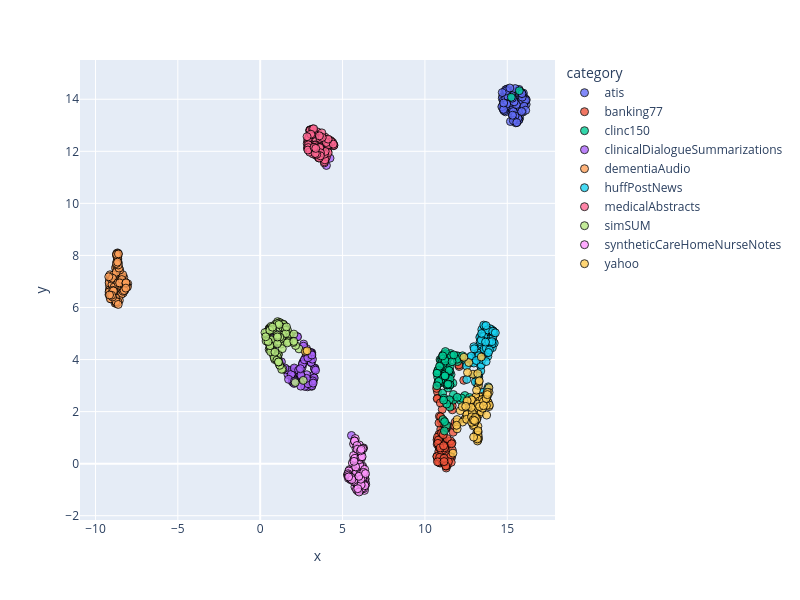

Notebook cell for this chart:
### Code cell
dimensionality_reduction_plots(file_paths="./outputsTest/*/mean_model_zero_shot_classification.csv")

### Figure 1 — Plotly figure (JSON) as saved in the notebook; plotly's stock layout.template omitted (floating-point values rounded to 4 significant figures)
{"data": [{"customdata": [["atis_199"], ["atis_12"], ["atis_115"], ["atis_276"], ["atis_188"], ["atis_137"], ["atis_177"], ["atis_106"], ["atis_100"], ["atis_267"], ["atis_112"], ["atis_126"], ["atis_120"], ["atis_239"], ["atis_101"], ["atis_153"], ["atis_13"], ["atis_101"], ["atis_136"], ["atis_212"], ["atis_230"], ["atis_112"], ["atis_122"], ["atis_156"], ["atis_232"], ["atis_3"], ["atis_171"], ["atis_187"], ["atis_151"], ["atis_10"], ["atis_154"], ["atis_425"], ["atis_185"], ["atis_25"], ["atis_148"], ["atis_134"], ["atis_188"], ["atis_193"], ["atis_129"], ["atis_109"], ["atis_180"], ["atis_275"], ["atis_124"], ["atis_10"], ["atis_210"], ["atis_118"], ["atis_206"], ["atis_138"], ["atis_15"], ["atis_227"], ["atis_13"], ["atis_218"], ["atis_20"], ["atis_150"], ["atis_110"], ["atis_164"], ["atis_116"], ["atis_152"], ["atis_132"], ["atis_144"], ["atis_128"], ["atis_117"], ["atis_217"], ["atis_17"], ["atis_168"], ["atis_15"], ["atis_10"], ["atis_100"], ["atis_130"], ["atis_111"], ["atis_150"], ["atis_544"], ["atis_145"], ["atis_108"], ["atis_270"], ["atis_209"], ["atis_118"], ["atis_117"], ["atis_304"], ["atis_128"], ["atis_101"], ["atis_210"], ["atis_204"], ["atis_157"], ["atis_11"], ["atis_268"], ["atis_116"], ["atis_148"], ["atis_112"], ["atis_198"], ["atis_125"], ["atis_0"], ["atis_128"], ["atis_129"], ["atis_199"], ["atis_105"], ["atis_257"], ["atis_108"], ["atis_153"], ["atis_11"]], "hovertemplate": "category=atis<br>x=%{x}<br>y=%{y}<br>doc_id=%{customdata[0]}<extra></extra>", "legendgroup": "atis", "marker": {"color": "#636efa", "line": {"color": "black", "width": 1}, "opacity": 0.8, "size": 8, "symbol": "circle"}, "mode": "markers", "name": "atis", "orientation": "v", "showlegend": true, "type": "scatter", "x": [15.96, 14.93, 14.99, 15.3, 15.98, 15.06, 15.46, 14.78, 14.93, 14.85, 15.88, 15.18, 16.15, 14.88, 15.74, 15.8, 15.59, 15.52, 15.09, 15.51, 14.72, 16.08, 16.04, 14.85, 15.07, 14.92, 14.89, 14.74, 16.15, 15.85, 15.09, 15.94, 15.06, 14.82, 15.06, 15.51, 15.67, 14.7, 16.03, 15.1, 15.19, 14.73, 15.99, 15.75, 14.9, 15.75, 15.42, 15.71, 15.74, 15.66, 14.76, 15.43, 15.92, 14.91, 14.78, 14.95, 15.43, 15.35, 15.05, 15.71, 15.72, 15.3, 15.42, 15.42, 15.27, 16.11, 16.02, 15.52, 15.89, 15.48, 14.98, 15.03, 15.7, 14.95, 14.75, 15.56, 15.65, 15.91, 14.7, 15.36, 14.93, 15.47, 15.87, 16.12, 15.87, 15.19, 15.55, 15.16, 15.79, 15.42, 15.37, 15.58, 14.75, 15.31, 14.96, 14.67, 15.89, 14.78, 14.78, 15.32], "xaxis": "x", "y": [14.14, 14.33, 14.39, 13.41, 14.23, 13.65, 13.89, 13.58, 13.6, 13.89, 14.02, 13.8, 13.8, 14.27, 13.6, 14.11, 13.12, 13.2, 14.18, 13.4, 14.1, 14.03, 13.87, 14.28, 13.85, 14.16, 13.52, 13.72, 13.98, 13.79, 14.09, 13.51, 13.68, 13.55, 14.18, 13.67, 13.58, 14.03, 13.97, 13.73, 13.14, 13.73, 13.89, 13.9, 14.37, 13.29, 13.31, 13.21, 13.68, 14.33, 13.94, 13.29, 13.58, 14.04, 13.67, 13.76, 13.26, 13.45, 13.75, 14.24, 14.38, 13.63, 13.96, 13.89, 14.15, 13.96, 13.73, 13.1, 14.21, 14.41, 14.29, 14.11, 13.22, 14.33, 13.63, 13.44, 13.28, 14.08, 14.26, 13.53, 13.74, 13.36, 14.25, 13.58, 13.53, 13.87, 13.8, 14.43, 14.26, 13.9, 13.18, 13.1, 13.77, 14.04, 13.82, 13.71, 14.21, 13.61, 13.86, 13.39], "yaxis": "y"}, {"customdata": [["atis_303"], ["atis_171"], ["atis_196"], ["atis_294"], ["atis_199"], ["atis_146"], ["atis_243"], ["atis_116"], ["atis_119"], ["atis_297"], ["atis_275"], ["atis_159"], ["atis_299"], ["atis_245"], ["atis_146"], ["atis_194"], ["atis_143"], ["atis_170"], ["atis_15"], ["atis_283"], ["atis_234"], ["atis_220"], ["atis_222"], ["atis_211"], ["atis_410"], ["atis_343"], ["atis_196"], ["atis_252"], ["atis_166"], ["atis_271"], ["atis_223"], ["atis_475"], ["atis_216"], ["atis_289"], ["atis_15"], ["atis_15"], ["atis_239"], ["atis_372"], ["atis_185"], ["atis_22"], ["atis_236"], ["atis_276"], ["atis_130"], ["atis_133"], ["atis_249"], ["atis_155"], ["atis_249"], ["atis_176"], ["atis_249"], ["atis_257"], ["atis_168"], ["atis_290"], ["atis_27"], ["atis_200"], ["atis_215"], ["atis_18"], ["atis_146"], ["atis_158"], ["atis_151"], ["atis_189"], ["atis_225"], ["atis_233"], ["atis_255"], ["atis_239"], ["atis_221"], ["atis_161"], ["atis_126"], ["atis_148"], ["atis_154"], ["atis_118"], ["atis_297"], ["atis_586"], ["atis_195"], ["atis_128"], ["atis_303"], ["atis_305"], ["atis_283"], ["atis_169"], ["atis_314"], ["atis_196"], ["atis_246"], ["atis_259"], ["atis_271"], ["atis_182"], ["atis_380"], ["atis_330"], ["atis_173"], ["atis_383"], ["atis_359"], ["atis_334"], ["atis_136"], ["atis_134"], ["atis_158"], ["atis_144"], ["atis_216"], ["atis_208"], ["atis_271"], ["atis_166"], ["atis_211"], ["atis_24"]], "hovertemplate": "category=banking77<br>x=%{x}<br>y=%{y}<br>doc_id=%{customdata[0]}<extra></extra>", "legendgroup": "banking77", "marker": {"color": "#EF553B", "line": {"color": "black", "width": 1}, "opacity": 0.8, "size": 8, "symbol": "circle"}, "mode": "markers", "name": "banking77", "orientation": "v", "showlegend": true, "type": "scatter", "x": [11.45, 10.92, 10.79, 10.89, 11.35, 11.2, 11.11, 10.96, 11.44, 11.37, 11.63, 10.97, 10.93, 11.2, 11.72, 10.81, 10.73, 10.8, 10.84, 11.14, 11.3, 11.22, 11.45, 11.66, 10.9, 11.26, 10.76, 10.86, 11.05, 10.96, 11.0, 11.06, 10.74, 10.85, 11.81, 11.0, 11.64, 11.54, 11.16, 12.08, 11.04, 11.1, 11.0, 11.51, 11.3, 10.75, 10.88, 10.86, 10.73, 11.15, 11.61, 10.88, 11.15, 11.41, 10.95, 11.24, 11.08, 11.57, 11.18, 10.87, 10.79, 11.43, 11.66, 10.86, 10.76, 12.06, 11.12, 11.54, 11.45, 12.36, 11.08, 11.3, 11.83, 10.82, 10.79, 11.55, 11.6, 11.09, 11.2, 11.2, 10.78, 10.93, 10.9, 11.01, 11.35, 10.75, 10.71, 11.66, 11.62, 11.12, 11.13, 11.43, 11.14, 11.27, 11.22, 10.77, 11.16, 10.94, 11.29, 11.16], "xaxis": "x", "y": [0.1831, 0.4541, 0.1312, 0.844, 1.458, 0.5836, 1.303, 1.326, 0.1825, -0.04944, 0.2579, 1.114, 0.02236, 0.004705, 1.206, 0.2125, 0.2823, 0.9181, 0.4671, 1.64, -0.1657, 0.7864, 0.7331, 0.5271, 1.122, -0.01799, 2.762, 0.04261, 2.084, 1.005, 1.631, 0.7652, 0.9185, 0.638, 1.448, 1.737, 0.8001, 0.2737, 1.611, 3.733, 0.1052, 1.054, 0.4947, 0.2133, -0.0901, 0.7493, 0.8406, 1.128, 0.2697, 0.7472, 2.328, 1.822, 0.7328, 0.1369, 1.799, 0.5144, 1.134, 2.411, 1.481, 0.6974, 3.106, 0.3027, 2.069, 1.564, 1.017, 3.795, 0.05035, 0.2567, 2.433, 3.202, 1.081, 1.364, 1.595, 0.9062, 0.7811, 0.8762, 0.052, 0.1543, 0.6449, 0.6077, 2.51, 0.6053, 0.243, 1.174, 0.9636, 2.496, 2.893, 2.227, 0.7631, 1.114, 0.6883, 0.07705, 0.05696, -0.08677, 1.464, 0.07108, 0.2066, 2.332, 1.401, 0.08001], "yaxis": "y"}, {"customdata": [["atis_356"], ["atis_200"], ["atis_317"], ["atis_361"], ["atis_220"], ["atis_246"], ["atis_305"], ["atis_122"], ["atis_220"], ["atis_520"], ["atis_297"], ["atis_181"], ["atis_309"], ["atis_378"], ["atis_247"], ["atis_234"], ["atis_189"], ["atis_226"], ["atis_156"], ["atis_34"], ["atis_253"], ["atis_299"], ["atis_290"], ["atis_252"], ["atis_418"], ["atis_360"], ["atis_256"], ["atis_320"], ["atis_315"], ["atis_28"], ["atis_249"], ["atis_559"], ["atis_251"], ["atis_297"], ["atis_305"], ["atis_20"], ["atis_426"], ["atis_376"], ["atis_233"], ["atis_220"], ["atis_256"], ["atis_279"], ["atis_164"], ["atis_298"], ["atis_270"], ["atis_185"], ["atis_251"], ["atis_280"], ["atis_368"], ["atis_265"], ["atis_201"], ["atis_436"], ["atis_337"], ["atis_273"], ["atis_394"], ["atis_220"], ["atis_32"], ["atis_18"], ["atis_242"], ["atis_229"], ["atis_292"], ["atis_261"], ["atis_317"], ["atis_274"], ["atis_277"], ["atis_207"], ["atis_141"], ["atis_268"], ["atis_165"], ["atis_191"], ["atis_318"], ["atis_642"], ["atis_369"], ["atis_155"], ["atis_347"], ["atis_344"], ["atis_487"], ["atis_174"], ["atis_321"], ["atis_230"], ["atis_274"], ["atis_372"], ["atis_282"], ["atis_2"], ["atis_405"], ["atis_349"], ["atis_209"], ["atis_395"], ["atis_389"], ["atis_389"], ["atis_258"], ["atis_200"], ["atis_197"], ["atis_239"], ["atis_230"], ["atis_240"], ["atis_325"], ["atis_223"], ["atis_286"], ["atis_259"]], "hovertemplate": "category=clinc150<br>x=%{x}<br>y=%{y}<br>doc_id=%{customdata[0]}<extra></extra>", "legendgroup": "clinc150", "marker": {"color": "#00cc96", "line": {"color": "black", "width": 1}, "opacity": 0.8, "size": 8, "symbol": "circle"}, "mode": "markers", "name": "clinc150", "orientation": "v", "showlegend": true, "type": "scatter", "x": [11.19, 11.93, 12.85, 10.78, 11.15, 11.2, 11.7, 10.92, 15.73, 11.0, 10.83, 11.12, 11.59, 12.3, 12.89, 11.1, 10.96, 11.38, 11.52, 10.85, 11.07, 11.45, 11.42, 11.98, 11.07, 12.61, 11.41, 12.43, 12.71, 10.99, 11.31, 11.73, 11.42, 11.31, 11.36, 10.89, 11.27, 11.24, 11.16, 11.35, 12.0, 11.27, 11.36, 11.33, 11.25, 11.73, 10.77, 10.93, 11.04, 11.95, 11.16, 11.22, 11.23, 11.31, 11.42, 12.18, 11.55, 11.52, 11.39, 11.53, 11.18, 12.49, 12.22, 11.08, 11.52, 11.13, 11.09, 11.97, 15.24, 11.48, 12.28, 11.13, 10.78, 11.19, 11.4, 10.81, 10.75, 11.23, 11.24, 11.34, 11.52, 11.61, 11.24, 11.65, 11.75, 11.52, 11.36, 11.32, 11.08, 10.83, 10.78, 11.41, 11.13, 10.89, 11.47, 11.2, 10.84, 11.21, 10.73, 10.73], "xaxis": "x", "y": [3.679, 4.137, 3.898, 3.499, 3.948, 3.954, 3.094, 3.999, 14.33, 3.879, 3.112, 3.496, 3.423, 4.023, 1.913, 3.976, 3.966, 3.064, 3.529, 3.536, 3.503, 3.581, 3.284, 3.921, 2.71, 2.471, 2.911, 2.617, 2.541, 3.32, 3.879, 2.444, 3.487, 3.333, 3.559, 3.093, 3.22, 4.221, 3.739, 4.036, 4.138, 4.122, 3.339, 4.079, 3.471, 2.655, 3.476, 3.764, 4.0, 4.013, 2.516, 3.101, 4.222, 1.473, 3.17, 2.42, 4.232, 3.719, 3.602, 3.258, 1.257, 4.02, 2.521, 4.15, 2.174, 4.187, 1.695, 2.549, 14.08, 2.458, 4.144, 4.028, 3.323, 3.433, 4.045, 3.601, 3.487, 3.369, 3.943, 3.024, 3.023, 4.153, 4.307, 3.917, 4.177, 3.035, 3.029, 2.29, 4.14, 3.142, 3.573, 3.057, 2.44, 3.739, 3.577, 1.614, 3.163, 3.372, 2.993, 3.474], "yaxis": "y"}, {"customdata": [["atis_36"], ["atis_223"], ["atis_421"], ["atis_394"], ["atis_24"], ["atis_385"], ["atis_316"], ["atis_187"], ["atis_313"], ["atis_547"], ["atis_337"], ["atis_227"], ["atis_324"], ["atis_463"], ["atis_361"], ["atis_294"], ["atis_206"], ["atis_28"], ["atis_239"], ["atis_39"], ["atis_261"], ["atis_313"], ["atis_457"], ["atis_360"], ["atis_453"], ["atis_398"], ["atis_430"], ["atis_324"], ["atis_357"], ["atis_335"], ["atis_269"], ["atis_562"], ["atis_26"], ["atis_409"], ["atis_32"], ["atis_241"], ["atis_488"], ["atis_407"], ["atis_447"], ["atis_235"], ["atis_292"], ["atis_303"], ["atis_252"], ["atis_347"], ["atis_386"], ["atis_325"], ["atis_311"], ["atis_437"], ["atis_417"], ["atis_356"], ["atis_210"], ["atis_455"], ["atis_404"], ["atis_336"], ["atis_396"], ["atis_239"], ["atis_42"], ["atis_379"], ["atis_38"], ["atis_317"], ["atis_338"], ["atis_304"], ["atis_454"], ["atis_300"], ["atis_304"], ["atis_254"], ["atis_237"], ["atis_345"], ["atis_188"], ["atis_246"], ["atis_389"], ["atis_645"], ["atis_407"], ["atis_21"], ["atis_355"], ["atis_367"], ["atis_488"], ["atis_318"], ["atis_334"], ["atis_276"], ["atis_427"], ["atis_412"], ["atis_302"], ["atis_27"], ["atis_441"], ["atis_397"], ["atis_276"], ["atis_468"], ["atis_430"], ["atis_398"], ["atis_310"], ["atis_213"], ["atis_224"], ["atis_381"], ["atis_237"], ["atis_288"], ["atis_338"], ["atis_326"], ["atis_300"], ["atis_337"]], "hovertemplate": "category=clinicalDialogueSummarizations<br>x=%{x}<br>y=%{y}<br>doc_id=%{customdata[0]}<extra></extra>", "legendgroup": "clinicalDialogueSummarizations", "marker": {"color": "#ab63fa", "line": {"color": "black", "width": 1}, "opacity": 0.8, "size": 8, "symbol": "circle"}, "mode": "markers", "name": "clinicalDialogueSummarizations", "orientation": "v", "showlegend": true, "type": "scatter", "x": [1.884, 1.745, 1.51, 1.565, 2.456, 2.07, 3.196, 2.516, 2.983, 2.639, 3.205, 3.118, 2.497, 2.838, 2.371, 2.017, 2.678, 1.686, 2.594, 2.814, 2.013, 5.542, 2.226, 2.931, 2.63, 2.688, 3.074, 3.318, 1.288, 3.246, 2.155, 2.84, 4.021, 0.8963, 2.424, 2.768, 2.888, 2.074, 3.031, 3.121, 1.952, 2.95, 3.134, 2.545, 1.938, 3.097, 3.309, 2.271, 1.706, 3.191, 2.589, 0.8779, 1.957, 3.216, 0.9913, 2.056, 3.083, 2.56, 1.498, 3.304, 1.048, 3.083, 2.868, 2.768, 2.702, 2.935, 3.362, 1.543, 2.469, 3.279, 2.833, 3.131, 2.826, 1.884, 3.112, 2.952, 2.067, 4.239, 1.721, 3.095, 0.7196, 2.814, 2.465, 2.52, 2.681, 3.099, 2.65, 3.135, 3.174, 3.182, 2.909, 2.845, 2.08, 2.334, 2.812, 2.893, 2.473, 2.438, 3.138, 3.215], "xaxis": "x", "y": [3.356, 3.568, 3.624, 3.606, 3.455, 3.628, 3.21, 3.33, 3.99, 4.594, 3.138, 4.09, 3.303, 4.028, 3.239, 4.895, 3.953, 3.426, 3.89, 4.418, 3.128, 1.083, 4.883, 2.983, 4.511, 3.238, 4.255, 3.676, 3.911, 3.307, 3.191, 3.978, 11.46, 4.196, 3.292, 3.067, 4.211, 3.53, 3.025, 2.971, 3.518, 3.069, 4.259, 3.697, 3.493, 3.88, 3.631, 4.875, 3.599, 3.381, 3.822, 4.893, 3.143, 3.212, 4.074, 3.082, 4.269, 3.822, 3.676, 3.655, 4.646, 3.138, 2.953, 4.1, 2.969, 4.225, 3.59, 5.183, 3.365, 3.29, 3.417, 3.043, 4.295, 3.429, 3.149, 3.169, 3.675, 11.74, 3.241, 3.893, 4.838, 4.197, 2.979, 3.331, 3.992, 4.225, 3.229, 2.992, 4.013, 3.182, 3.07, 4.287, 3.16, 3.591, 3.276, 4.069, 3.405, 3.648, 4.173, 3.094], "yaxis": "y"}, {"customdata": [["atis_405"], ["atis_232"], ["atis_424"], ["atis_402"], ["atis_364"], ["atis_416"], ["atis_365"], ["atis_288"], ["atis_316"], ["atis_553"], ["atis_403"], ["atis_380"], ["atis_329"], ["atis_488"], ["atis_364"], ["atis_386"], ["atis_284"], ["atis_280"], ["atis_392"], ["atis_428"], ["atis_447"], ["atis_441"], ["atis_474"], ["atis_510"], ["atis_467"], ["atis_512"], ["atis_44"], ["atis_338"], ["atis_537"], ["atis_405"], ["atis_325"], ["atis_57"], ["atis_298"], ["atis_455"], ["atis_424"], ["atis_473"], ["atis_514"], ["atis_448"], ["atis_46"], ["atis_280"], ["atis_420"], ["atis_316"], ["atis_352"], ["atis_479"], ["atis_397"], ["atis_391"], ["atis_456"], ["atis_525"], ["atis_554"], ["atis_383"], ["atis_32"], ["atis_513"], ["atis_407"], ["atis_348"], ["atis_428"], ["atis_244"], ["atis_490"], ["atis_41"], ["atis_525"], ["atis_523"], ["atis_351"], ["atis_334"], ["atis_464"], ["atis_421"], ["atis_320"], ["atis_278"], ["atis_386"], ["atis_351"], ["atis_228"], ["atis_289"], ["atis_563"], ["atis_646"], ["atis_451"], ["atis_381"], ["atis_368"], ["atis_400"], ["atis_526"], ["atis_360"], ["atis_401"], ["atis_478"], ["atis_469"], ["atis_422"], ["atis_353"], ["atis_279"], ["atis_467"], ["atis_503"], ["atis_285"], ["atis_469"], ["atis_465"], ["atis_494"], ["atis_516"], ["atis_264"], ["atis_243"], ["atis_392"], ["atis_250"], ["atis_325"], ["atis_454"], ["atis_403"], ["atis_34"], ["atis_388"]], "hovertemplate": "category=dementiaAudio<br>x=%{x}<br>y=%{y}<br>doc_id=%{customdata[0]}<extra></extra>", "legendgroup": "dementiaAudio", "marker": {"color": "#FFA15A", "line": {"color": "black", "width": 1}, "opacity": 0.8, "size": 8, "symbol": "circle"}, "mode": "markers", "name": "dementiaAudio", "orientation": "v", "showlegend": true, "type": "scatter", "x": [-8.8, -8.882, -8.702, -8.658, -9.146, -8.32, -8.659, -9.152, -8.606, -8.298, -8.434, -8.356, -8.759, -8.609, -8.828, -8.658, -9.151, -9.088, -8.608, -8.629, -9.178, -8.041, -8.658, -8.58, -8.63, -8.73, -8.644, -8.163, -9.041, -8.212, -8.712, -9.098, -8.96, -9.145, -8.733, -8.501, -8.188, -9.169, -8.752, -8.645, -8.752, -8.492, -8.91, -8.854, -8.422, -8.994, -8.423, -8.233, -8.103, -9.084, -8.721, -8.682, -8.643, -8.87, -9.115, -8.55, -8.664, -8.778, -8.76, -9.041, -8.67, -9.174, -8.636, -8.278, -8.404, -8.722, -8.391, -8.494, -8.063, -8.702, -8.343, -8.633, -8.908, -8.526, -8.343, -8.739, -8.755, -8.569, -8.292, -8.967, -8.637, -8.961, -8.618, -8.879, -8.957, -8.326, -8.404, -8.908, -8.255, -8.532, -9.021, -8.15, -8.604, -8.618, -8.722, -9.194, -9.144, -8.146, -8.657, -8.155], "xaxis": "x", "y": [6.163, 6.43, 7.754, 8.013, 6.694, 6.555, 7.888, 6.841, 6.416, 6.729, 6.503, 6.821, 7.107, 7.716, 6.718, 8.098, 7.023, 7.148, 7.373, 8.059, 6.493, 6.91, 8.024, 7.129, 7.012, 6.196, 7.862, 6.868, 6.331, 6.67, 8.068, 6.335, 7.119, 6.671, 6.162, 7.196, 6.853, 6.949, 7.577, 7.971, 6.748, 7.047, 6.481, 6.49, 6.809, 6.889, 6.922, 6.896, 6.815, 6.624, 7.995, 8.005, 7.127, 6.781, 7.256, 6.273, 7.943, 7.507, 6.364, 7.096, 7.224, 6.598, 7.543, 7.145, 7.199, 8.038, 7.142, 7.01, 6.786, 7.435, 7.258, 6.211, 7.246, 7.436, 6.983, 7.353, 6.228, 7.513, 6.877, 7.127, 6.949, 6.405, 7.633, 6.627, 6.659, 6.623, 7.073, 6.635, 6.652, 6.943, 6.469, 6.932, 8.058, 6.117, 7.69, 7.18, 6.48, 6.95, 7.745, 6.743], "yaxis": "y"}, {"customdata": [["atis_434"], ["atis_29"], ["atis_510"], ["atis_407"], ["atis_392"], ["atis_641"], ["atis_455"], ["atis_305"], ["atis_432"], ["atis_578"], ["atis_413"], ["atis_46"], ["atis_34"], ["atis_52"], ["atis_368"], ["atis_445"], ["atis_345"], ["atis_338"], ["atis_487"], ["atis_438"], ["atis_493"], ["atis_493"], ["atis_486"], ["atis_523"], ["atis_620"], ["atis_518"], ["atis_443"], ["atis_541"], ["atis_612"], ["atis_460"], ["atis_392"], ["atis_587"], ["atis_307"], ["atis_482"], ["atis_466"], ["atis_504"], ["atis_54"], ["atis_478"], ["atis_481"], ["atis_338"], ["atis_443"], ["atis_323"], ["atis_388"], ["atis_533"], ["atis_505"], ["atis_543"], ["atis_50"], ["atis_547"], ["atis_577"], ["atis_405"], ["atis_356"], ["atis_538"], ["atis_408"], ["atis_392"], ["atis_490"], ["atis_374"], ["atis_543"], ["atis_422"], ["atis_577"], ["atis_529"], ["atis_410"], ["atis_424"], ["atis_470"], ["atis_471"], ["atis_382"], ["atis_335"], ["atis_458"], ["atis_410"], ["atis_258"], ["atis_293"], ["atis_567"], ["atis_692"], ["atis_475"], ["atis_384"], ["atis_375"], ["atis_607"], ["atis_538"], ["atis_399"], ["atis_48"], ["atis_546"], ["atis_495"], ["atis_462"], ["atis_507"], ["atis_425"], ["atis_552"], ["atis_524"], ["atis_360"], ["atis_545"], ["atis_472"], ["atis_511"], ["atis_602"], ["atis_294"], ["atis_369"], ["atis_469"], ["atis_327"], ["atis_389"], ["atis_476"], ["atis_443"], ["atis_350"], ["atis_391"]], "hovertemplate": "category=huffPostNews<br>x=%{x}<br>y=%{y}<br>doc_id=%{customdata[0]}<extra></extra>", "legendgroup": "huffPostNews", "marker": {"color": "#19d3f3", "line": {"color": "black", "width": 1}, "opacity": 0.8, "size": 8, "symbol": "circle"}, "mode": "markers", "name": "huffPostNews", "orientation": "v", "showlegend": true, "type": "scatter", "x": [13.88, 13.82, 14.03, 12.53, 13.75, 13.13, 13.39, 13.94, 12.54, 13.49, 14.02, 14.17, 13.43, 13.66, 13.4, 13.99, 13.27, 13.79, 13.75, 13.28, 13.7, 13.06, 14.15, 13.07, 13.07, 13.82, 13.46, 14.15, 13.2, 12.69, 13.39, 13.45, 12.66, 13.18, 12.53, 13.85, 13.21, 13.38, 13.33, 12.49, 13.57, 13.34, 13.39, 5.83, 13.93, 14.09, 13.66, 13.89, 13.3, 14.14, 13.96, 13.27, 14.13, 14.14, 13.85, 14.11, 13.17, 12.97, 13.72, 13.52, 13.58, 12.81, 13.93, 14.17, 13.61, 13.66, 14.1, 13.78, 12.97, 13.45, 13.8, 14.21, 13.57, 14.18, 13.54, 13.59, 13.58, 13.8, 13.2, 13.35, 13.42, 13.17, 13.72, 13.71, 13.42, 13.79, 13.44, 13.47, 14.09, 13.92, 13.9, 14.12, 13.86, 12.99, 14.28, 14.06, 13.72, 13.06, 13.12, 13.68], "xaxis": "x", "y": [4.761, 4.419, 5.155, 3.859, 4.658, 3.358, 4.88, 4.635, 3.237, 4.159, 4.517, 4.992, 4.885, 4.127, 4.284, 4.826, 3.325, 5.161, 4.561, 3.442, 4.703, 3.401, 5.091, 4.144, 1.912, 4.123, 2.121, 5.096, 3.021, 4.074, 4.066, 5.154, 2.121, 4.177, 3.75, 2.951, 4.25, 3.762, 4.855, 1.726, 4.686, 4.044, 3.561, -0.4174, 5.03, 4.814, 5.04, 4.782, 4.549, 4.683, 4.594, 4.144, 4.694, 4.905, 4.671, 5.078, 3.126, 3.865, 4.283, 4.889, 4.884, 4.132, 5.189, 5.057, 5.277, 4.328, 4.456, 4.263, 4.493, 4.583, 2.61, 4.632, 5.322, 5.036, 2.743, 4.396, 4.697, 5.141, 3.367, 4.691, 3.79, 2.225, 4.438, 5.305, 4.748, 2.848, 5.0, 4.001, 4.599, 4.369, 4.685, 5.086, 4.27, 4.413, 5.027, 4.688, 3.923, 3.141, 3.961, 4.672], "yaxis": "y"}, {"customdata": [["atis_436"], ["atis_387"], ["atis_524"], ["atis_469"], ["atis_441"], ["atis_643"], ["atis_493"], ["atis_372"], ["atis_446"], ["atis_636"], ["atis_514"], ["atis_614"], ["atis_364"], ["atis_582"], ["atis_459"], ["atis_454"], ["atis_622"], ["atis_382"], ["atis_488"], ["atis_487"], ["atis_609"], ["atis_524"], ["atis_539"], ["atis_647"], ["atis_655"], ["atis_605"], ["atis_455"], ["atis_58"], ["atis_658"], ["atis_521"], ["atis_422"], ["atis_599"], ["atis_426"], ["atis_531"], ["atis_470"], ["atis_545"], ["atis_597"], ["atis_498"], ["atis_535"], ["atis_396"], ["atis_502"], ["atis_389"], ["atis_475"], ["atis_580"], ["atis_52"], ["atis_593"], ["atis_656"], ["atis_574"], ["atis_630"], ["atis_439"], ["atis_415"], ["atis_660"], ["atis_479"], ["atis_537"], ["atis_512"], ["atis_379"], ["atis_618"], ["atis_482"], ["atis_673"], ["atis_573"], ["atis_426"], ["atis_483"], ["atis_479"], ["atis_530"], ["atis_413"], ["atis_40"], ["atis_586"], ["atis_551"], ["atis_356"], ["atis_378"], ["atis_586"], ["atis_694"], ["atis_483"], ["atis_568"], ["atis_395"], ["atis_621"], ["atis_57"], ["atis_536"], ["atis_558"], ["atis_599"], ["atis_521"], ["atis_478"], ["atis_595"], ["atis_540"], ["atis_6"], ["atis_531"], ["atis_385"], ["atis_581"], ["atis_603"], ["atis_517"], ["atis_614"], ["atis_384"], ["atis_48"], ["atis_495"], ["atis_410"], ["atis_489"], ["atis_522"], ["atis_491"], ["atis_527"], ["atis_439"]], "hovertemplate": "category=medicalAbstracts<br>x=%{x}<br>y=%{y}<br>doc_id=%{customdata[0]}<extra></extra>", "legendgroup": "medicalAbstracts", "marker": {"color": "#FF6692", "line": {"color": "black", "width": 1}, "opacity": 0.8, "size": 8, "symbol": "circle"}, "mode": "markers", "name": "medicalAbstracts", "orientation": "v", "showlegend": true, "type": "scatter", "x": [4.275, 3.969, 2.955, 3.93, 3.005, 3.893, 3.478, 2.887, 3.07, 4.236, 3.588, 2.855, 4.271, 3.563, 3.9, 3.411, 3.399, 3.78, 3.054, 4.206, 4.054, 4.373, 3.542, 3.489, 4.153, 3.961, 3.214, 3.312, 4.025, 3.827, 3.002, 3.065, 3.021, 3.815, 3.342, 4.123, 3.873, 3.928, 4.451, 3.975, 3.296, 4.399, 4.095, 2.896, 3.202, 3.245, 3.441, 3.262, 3.963, 3.204, 3.55, 4.475, 3.319, 4.167, 3.02, 3.348, 3.634, 3.186, 3.629, 2.939, 2.975, 4.104, 2.864, 3.393, 2.923, 2.926, 2.999, 4.469, 3.032, 3.008, 3.183, 3.281, 4.321, 4.122, 3.783, 4.129, 3.905, 2.898, 4.435, 4.008, 3.744, 4.124, 3.768, 3.514, 3.946, 3.582, 3.64, 3.489, 3.613, 3.662, 3.142, 3.596, 3.245, 3.656, 3.438, 3.073, 3.341, 3.27, 3.374, 2.845], "xaxis": "x", "y": [12.28, 11.72, 12.08, 12.55, 12.49, 11.55, 12.74, 12.37, 12.83, 12.31, 12.42, 12.29, 12.41, 12.28, 11.6, 12.02, 11.85, 12.2, 12.76, 12.33, 12.32, 12.33, 11.85, 12.1, 12.4, 11.84, 11.9, 12.38, 11.8, 12.15, 12.3, 12.78, 12.68, 11.99, 12.25, 12.3, 12.05, 11.67, 12.22, 12.46, 12.23, 12.34, 12.42, 12.44, 12.16, 12.68, 11.95, 12.71, 11.97, 12.13, 11.75, 12.24, 12.09, 12.43, 12.82, 12.0, 12.49, 12.06, 12.1, 12.52, 12.21, 12.01, 12.13, 12.0, 12.25, 12.14, 12.79, 12.22, 12.8, 11.97, 12.86, 12.11, 12.37, 12.24, 12.01, 11.95, 11.89, 12.05, 12.28, 12.34, 12.71, 12.47, 12.53, 11.8, 12.0, 11.74, 12.15, 11.98, 12.14, 11.94, 12.63, 12.59, 12.87, 11.83, 11.89, 12.66, 11.91, 12.16, 12.11, 12.56], "yaxis": "y"}, {"customdata": [["atis_533"], ["atis_406"], ["atis_539"], ["atis_536"], ["atis_468"], ["atis_662"], ["atis_503"], ["atis_584"], ["atis_495"], ["atis_651"], ["atis_615"], ["atis_629"], ["atis_5"], ["atis_698"], ["atis_66"], ["atis_497"], ["atis_624"], ["atis_482"], ["atis_514"], ["atis_6"], ["atis_610"], ["atis_592"], ["atis_557"], ["atis_692"], ["atis_716"], ["atis_698"], ["atis_575"], ["atis_6"], ["atis_714"], ["atis_593"], ["atis_502"], ["atis_643"], ["atis_501"], ["atis_59"], ["atis_575"], ["atis_637"], ["atis_600"], ["atis_523"], ["atis_628"], ["atis_432"], ["atis_572"], ["atis_470"], ["atis_481"], ["atis_590"], ["atis_579"], ["atis_680"], ["atis_691"], ["atis_616"], ["atis_64"], ["atis_494"], ["atis_503"], ["atis_663"], ["atis_512"], ["atis_561"], ["atis_538"], ["atis_402"], ["atis_688"], ["atis_510"], ["atis_680"], ["atis_603"], ["atis_496"], ["atis_612"], ["atis_55"], ["atis_570"], ["atis_533"], ["atis_518"], ["atis_587"], ["atis_65"], ["atis_436"], ["atis_52"], ["atis_588"], ["atis_701"], ["atis_554"], ["atis_581"], ["atis_527"], ["atis_648"], ["atis_624"], ["atis_575"], ["atis_588"], ["atis_612"], ["atis_685"], ["atis_64"], ["atis_656"], ["atis_564"], ["atis_613"], ["atis_617"], ["atis_622"], ["atis_675"], ["atis_610"], ["atis_617"], ["atis_624"], ["atis_385"], ["atis_634"], ["atis_611"], ["atis_626"], ["atis_527"], ["atis_523"], ["atis_558"], ["atis_645"], ["atis_50"]], "hovertemplate": "category=simSUM<br>x=%{x}<br>y=%{y}<br>doc_id=%{customdata[0]}<extra></extra>", "legendgroup": "simSUM", "marker": {"color": "#B6E880", "line": {"color": "black", "width": 1}, "opacity": 0.8, "size": 8, "symbol": "circle"}, "mode": "markers", "name": "simSUM", "orientation": "v", "showlegend": true, "type": "scatter", "x": [0.5873, 0.6144, 1.39, 1.266, 0.8868, 0.8585, 0.9319, 1.413, 1.788, 0.7659, 2.127, 1.789, 0.9317, 1.09, 0.5323, 1.501, 0.3756, 0.4385, 1.144, 1.059, 1.712, 1.166, 1.166, 1.411, 0.7903, 0.5653, 1.575, 0.5128, 2.354, 1.183, 1.453, 0.6161, 0.5754, 0.5467, 0.9585, 1.197, 0.6219, 1.265, 1.396, 0.5303, 1.105, 1.75, 1.272, 0.3789, 1.37, 0.7907, 0.4113, 1.374, 1.307, 0.7046, 2.146, 2.006, 1.66, 0.7234, 1.523, 1.097, 1.095, 1.108, 1.077, 1.355, 0.6659, 0.6844, 0.622, 1.289, 1.106, 0.5944, 1.555, 1.34, 2.614, 0.2902, 1.596, 0.9891, 2.044, 0.7026, 0.4848, 1.189, 0.6125, 1.195, 1.712, 1.032, 1.642, 0.8544, 1.035, 0.6335, 0.596, 0.3607, 1.015, 0.7488, 0.5815, 1.134, 0.4801, 1.043, 2.041, 1.138, 1.106, 1.034, 1.05, 0.3339, 0.7434, 0.8963], "xaxis": "x", "y": [4.634, 4.498, 5.28, 5.323, 4.002, 4.704, 4.104, 4.695, 4.918, 4.356, 3.116, 4.785, 5.358, 5.395, 5.173, 4.789, 4.851, 4.884, 4.897, 5.457, 4.898, 5.238, 3.81, 5.354, 4.194, 5.212, 4.817, 4.768, 4.411, 5.415, 5.294, 4.459, 5.187, 4.384, 4.133, 5.418, 5.151, 4.595, 5.351, 4.784, 4.795, 4.971, 4.806, 4.987, 5.231, 4.617, 5.059, 3.64, 3.622, 4.498, 4.538, 4.655, 5.125, 5.123, 5.126, 4.213, 4.18, 4.713, 4.025, 4.939, 5.274, 4.381, 5.148, 4.813, 5.391, 4.449, 5.001, 4.416, 3.198, 5.037, 5.254, 4.864, 4.977, 4.756, 4.669, 3.779, 5.147, 4.865, 4.687, 4.119, 4.64, 4.069, 5.38, 4.303, 4.531, 4.716, 3.973, 5.149, 5.123, 3.907, 4.692, 4.607, 4.697, 5.345, 3.907, 4.938, 4.867, 4.876, 5.244, 4.285], "yaxis": "y"}, {"customdata": [["atis_536"], ["atis_43"], ["atis_570"], ["atis_660"], ["atis_662"], ["atis_712"], ["atis_504"], ["atis_672"], ["atis_510"], ["atis_83"], ["atis_73"], ["atis_64"], ["atis_536"], ["atis_78"], ["atis_693"], ["atis_5"], ["atis_675"], ["atis_705"], ["atis_663"], ["atis_685"], ["atis_650"], ["atis_604"], ["atis_558"], ["atis_7"], ["atis_9"], ["atis_78"], ["atis_673"], ["atis_668"], ["atis_717"], ["atis_602"], ["atis_592"], ["atis_677"], ["atis_562"], ["atis_66"], ["atis_636"], ["atis_655"], ["atis_619"], ["atis_638"], ["atis_638"], ["atis_433"], ["atis_591"], ["atis_699"], ["atis_519"], ["atis_602"], ["atis_647"], ["atis_708"], ["atis_90"], ["atis_655"], ["atis_69"], ["atis_623"], ["atis_657"], ["atis_688"], ["atis_519"], ["atis_619"], ["atis_565"], ["atis_461"], ["atis_711"], ["atis_553"], ["atis_685"], ["atis_61"], ["atis_555"], ["atis_638"], ["atis_560"], ["atis_618"], ["atis_697"], ["atis_537"], ["atis_606"], ["atis_696"], ["atis_685"], ["atis_529"], ["atis_66"], ["atis_71"], ["atis_594"], ["atis_601"], ["atis_569"], ["atis_660"], ["atis_77"], ["atis_58"], ["atis_713"], ["atis_666"], ["atis_687"], ["atis_695"], ["atis_67"], ["atis_642"], ["atis_648"], ["atis_646"], ["atis_706"], ["atis_70"], ["atis_640"], ["atis_712"], ["atis_706"], ["atis_604"], ["atis_649"], ["atis_629"], ["atis_662"], ["atis_622"], ["atis_556"], ["atis_616"], ["atis_663"], ["atis_530"]], "hovertemplate": "category=syntheticCareHomeNurseNotes<br>x=%{x}<br>y=%{y}<br>doc_id=%{customdata[0]}<extra></extra>", "legendgroup": "syntheticCareHomeNurseNotes", "marker": {"color": "#FF97FF", "line": {"color": "black", "width": 1}, "opacity": 0.8, "size": 8, "symbol": "circle"}, "mode": "markers", "name": "syntheticCareHomeNurseNotes", "orientation": "v", "showlegend": true, "type": "scatter", "x": [5.601, 6.37, 5.405, 6.39, 5.355, 6.275, 6.357, 6.02, 5.489, 5.597, 6.319, 6.243, 6.331, 5.428, 6.052, 6.037, 5.915, 6.304, 5.588, 6.14, 6.093, 5.858, 6.233, 6.218, 5.809, 5.91, 5.703, 5.505, 6.189, 6.239, 6.131, 5.686, 5.75, 6.404, 6.18, 6.361, 6.038, 5.966, 5.971, 5.72, 5.347, 6.336, 5.981, 6.191, 6.342, 5.897, 6.228, 5.668, 5.895, 5.378, 5.849, 5.968, 5.707, 5.773, 5.295, 6.06, 5.778, 5.837, 6.274, 5.796, 6.095, 6.058, 6.073, 5.756, 6.098, 5.35, 5.453, 5.406, 6.185, 5.732, 5.327, 5.725, 6.016, 5.818, 5.938, 5.354, 6.357, 6.281, 5.842, 5.442, 5.671, 6.128, 6.01, 6.112, 5.751, 5.695, 6.231, 5.878, 6.122, 5.9, 6.187, 5.543, 6.003, 6.085, 5.565, 5.37, 5.924, 6.137, 5.995, 6.394], "xaxis": "x", "y": [-0.2573, -0.5882, -0.4087, -0.7326, -0.5612, 0.6035, -0.5848, 0.717, -0.2479, 0.02958, -0.9591, 0.5833, -1.027, -0.2297, -1.025, 0.2619, -0.9431, -0.3687, -0.2514, 0.1934, 0.424, 0.4058, -0.4025, -0.0919, 0.1066, -0.3021, -0.4063, -0.621, -0.1319, -0.6117, 0.3801, 0.1668, -0.8923, -0.8018, -0.3586, -0.4442, -0.04699, -0.6529, -0.9169, -0.7141, -0.4206, -0.8121, 0.2657, -0.967, -0.22, -1.038, -0.5347, 0.757, -0.8511, -0.2816, -0.7318, 0.4653, -0.6028, 0.9639, -0.4432, -0.7956, -0.6066, -0.7238, -0.9587, -0.1259, -0.7826, -0.4177, 0.3866, 0.1969, 0.4791, -0.4283, -0.5777, -0.4853, -0.9378, 0.8721, -0.3871, 0.8708, 0.1522, 0.5799, -0.8794, -0.4456, -0.8474, -0.3349, -0.9879, -0.4986, 0.3139, -0.8111, 0.5631, -0.5969, 0.2046, 0.08702, 0.5719, 0.6964, 0.2527, 0.5517, 0.267, -0.5368, -1.089, 0.4934, -0.6118, -0.5091, -0.9604, 0.5478, -0.4859, -0.3821], "yaxis": "y"}, {"customdata": [["atis_697"], ["atis_605"], ["atis_662"], ["atis_72"], ["atis_77"], ["atis_715"], ["atis_543"], ["atis_74"], ["atis_569"], ["atis_93"], ["atis_89"], ["atis_651"], ["atis_580"], ["atis_93"], ["atis_698"], ["atis_567"], ["atis_695"], ["atis_74"], ["atis_701"], ["atis_7"], ["atis_699"], ["atis_697"], ["atis_660"], ["atis_721"], ["atis_97"], ["atis_94"], ["atis_79"], ["atis_688"], ["atis_81"], ["atis_715"], ["atis_90"], ["atis_716"], ["atis_62"], ["atis_84"], ["atis_681"], ["atis_686"], ["atis_676"], ["atis_66"], ["atis_72"], ["atis_599"], ["atis_635"], ["atis_80"], ["atis_525"], ["atis_98"], ["atis_713"], ["atis_78"], ["atis_99"], ["atis_9"], ["atis_719"], ["atis_82"], ["atis_663"], ["atis_94"], ["atis_603"], ["atis_91"], ["atis_651"], ["atis_620"], ["atis_714"], ["atis_655"], ["atis_703"], ["atis_7"], ["atis_642"], ["atis_89"], ["atis_630"], ["atis_82"], ["atis_7"], ["atis_648"], ["atis_703"], ["atis_700"], ["atis_710"], ["atis_63"], ["atis_666"], ["atis_715"], ["atis_695"], ["atis_704"], ["atis_594"], ["atis_97"], ["atis_85"], ["atis_85"], ["atis_87"], ["atis_73"], ["atis_7"], ["atis_9"], ["atis_97"], ["atis_679"], ["atis_77"], ["atis_719"], ["atis_719"], ["atis_84"], ["atis_684"], ["atis_719"], ["atis_99"], ["atis_700"], ["atis_654"], ["atis_68"], ["atis_94"], ["atis_96"], ["atis_620"], ["atis_681"], ["atis_714"], ["atis_637"]], "hovertemplate": "category=yahoo<br>x=%{x}<br>y=%{y}<br>doc_id=%{customdata[0]}<extra></extra>", "legendgroup": "yahoo", "marker": {"color": "#FECB52", "line": {"color": "black", "width": 1}, "opacity": 0.8, "size": 8, "symbol": "circle"}, "mode": "markers", "name": "yahoo", "orientation": "v", "showlegend": true, "type": "scatter", "x": [12.64, 13.14, 13.22, 12.92, 13.74, 13.79, 12.15, 12.94, 13.26, 13.89, 13.28, 13.22, 13.29, 12.58, 13.04, 13.5, 13.38, 13.02, 13.11, 12.98, 12.84, 13.6, 12.5, 13.85, 13.15, 13.28, 13.21, 13.18, 13.1, 13.22, 13.88, 13.09, 13.13, 11.98, 13.32, 13.53, 13.76, 13.06, 13.19, 12.67, 12.59, 13.24, 12.27, 12.87, 13.02, 2.741, 13.19, 13.42, 13.74, 12.57, 11.7, 13.23, 13.07, 13.47, 12.88, 12.97, 13.42, 13.35, 13.24, 11.96, 13.05, 13.16, 12.66, 13.23, 13.7, 12.43, 12.36, 13.91, 12.29, 13.15, 11.95, 12.55, 13.19, 13.73, 11.93, 13.5, 12.54, 12.82, 2.85, 12.88, 12.82, 12.83, 12.56, 13.22, 12.84, 13.06, 13.22, 13.55, 12.93, 13.31, 13.72, 13.3, 12.48, 13.89, 13.75, 13.01, 13.56, 13.8, 12.96, 13.79], "xaxis": "x", "y": [1.743, 1.176, 1.437, 3.436, 2.316, 2.418, 2.036, 1.449, 3.004, 2.191, 1.896, 1.038, 2.043, 2.366, 2.43, 2.588, 2.552, 2.231, 2.54, 1.705, 1.827, 2.295, 1.759, 2.344, 2.493, 3.144, 3.462, 1.107, 2.58, 0.9134, 2.915, 1.699, 2.823, 1.596, 2.413, 2.228, 2.681, 1.638, 1.057, 2.224, 3.503, 0.9577, 2.193, 2.433, 2.167, 4.311, 0.8717, 4.098, 2.541, 1.889, 0.4045, 1.211, 2.134, 2.464, 1.644, 1.497, 1.992, 2.188, 0.995, 1.694, 1.612, 1.727, 3.886, 1.094, 2.554, 1.715, 4.087, 2.248, 1.598, 1.715, 1.337, 1.885, 0.9509, 2.23, 1.474, 2.131, 1.702, 2.458, 4.337, 1.95, 2.16, 1.795, 2.413, 1.263, 1.587, 1.776, 2.293, 2.383, 1.68, 2.197, 2.499, 3.182, 2.2, 2.734, 1.866, 1.655, 2.23, 2.74, 1.021, 2.653], "yaxis": "y"}], "layout": {"height": 600, "legend": {"title": {"text": "category"}, "tracegroupgap": 0}, "margin": {"t": 60}, "width": 800, "xaxis": {"anchor": "y", "domain": [0, 1], "title": {"text": "x"}}, "yaxis": {"anchor": "x", "domain": [0, 1], "title": {"text": "y"}}}}
